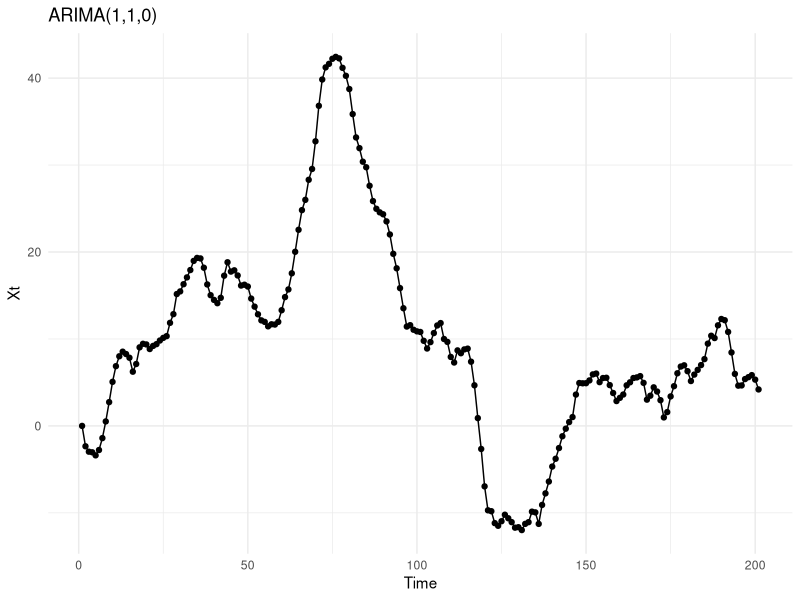
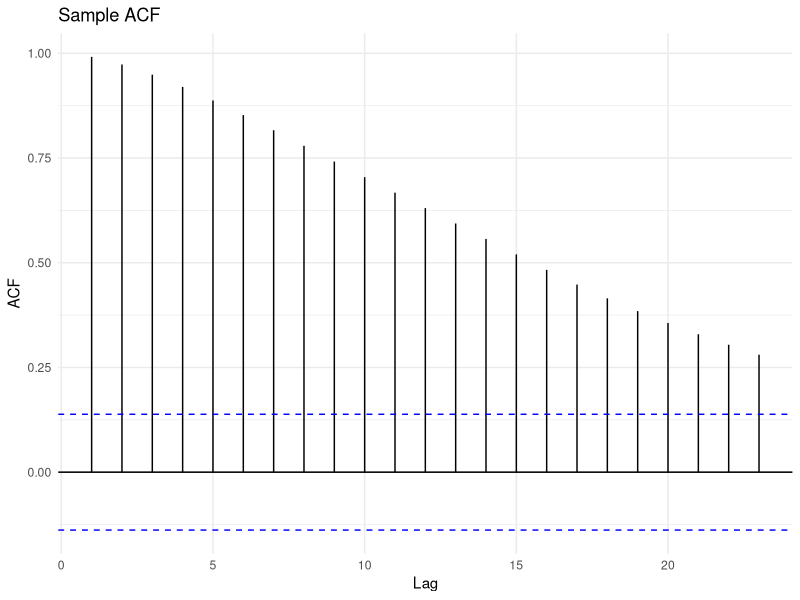
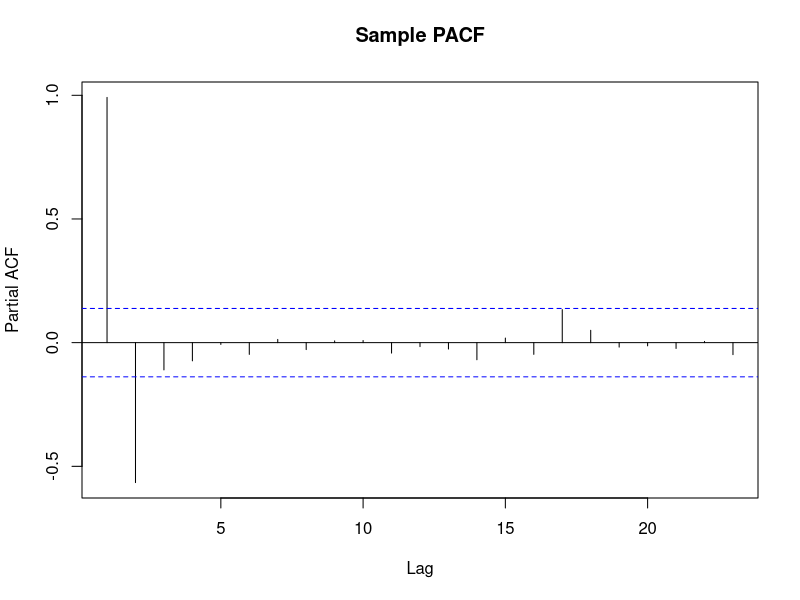
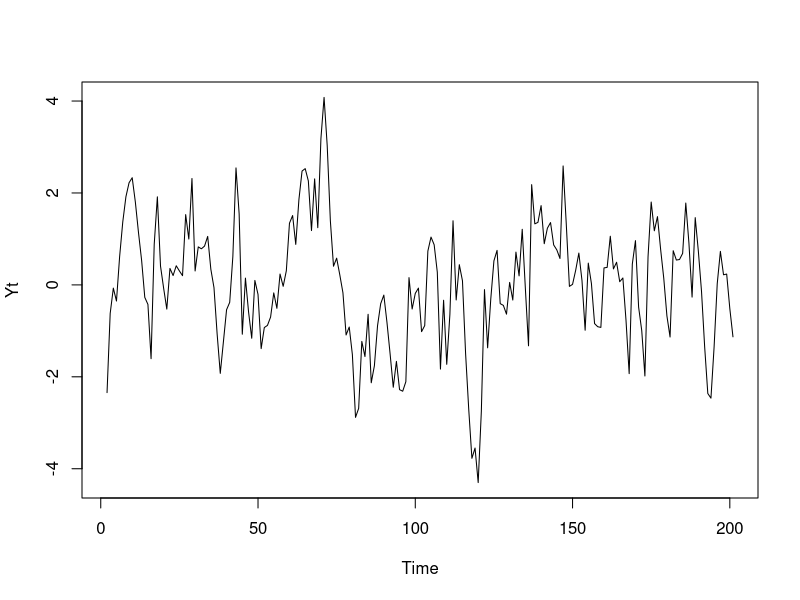

These figures' R source, in order:
# Page No. 159
# Answer may vary due to randomization
library(forecast)
library(ggplot2)
phi <- 0.8
sigma2 <- 1
n <- 200
set.seed(123)
Xt <- arima.sim(model = list(order = c(1,1,0), ar = phi), n = n, sd = sqrt(sigma2))
# Figure 6-1
autoplot(Xt) + 
  ggtitle("ARIMA(1,1,0)") + 
  geom_point()+
  xlab("Time") + 
  ylab("Xt") + 
  theme_minimal()
# Figure 6-2
acf_plot <- ggAcf(Xt) + 
  ggtitle("Sample ACF") + 
  theme_minimal()
print(acf_plot)
# Figure 6-3
pacf(Xt, main ="Sample PACF")
# Figure 6-4
Yt <- diff(Xt)
plot(Yt)
